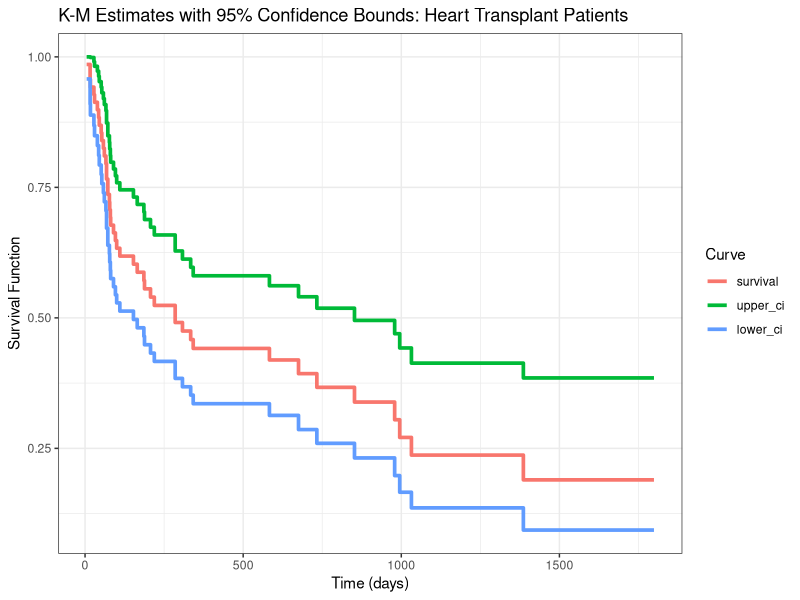

R code for this plot: (Note: this script raises an error after producing the figure.)
## ---- chunk 1
knitr::opts_chunk$set(echo = TRUE)
suppressPackageStartupMessages(library(ggplot2))
suppressPackageStartupMessages(library(reshape2))
suppressPackageStartupMessages(library(survival))
## ---- chunk 2
hdat <- read.csv('data/heart_transplant.csv',header=T,stringsAsFactors=F)
knitr::kable(hdat[c(1,2,8,12,16,32),],  caption="Preview: Heart Transplant Data",row.names=F)
## ---- chunk 3
km_fit <- survfit(Surv(time = Days, event = Status) ~ 1, data = hdat, 
                  type = 'kaplan-meier') #only one group of patients
km_dat <- data.frame(time=km_fit$time,
                     survival=km_fit$surv,
                     upper_ci = km_fit$upper, 
                     lower_ci = km_fit$lower) #model results
melted_km_dat <- melt(km_dat, id.vars = c('time')) #transform for viz
ggplot(aes(x=time,y=value, color = variable ,group = variable), data=melted_km_dat) +
  geom_step(size = 1.25) + theme_bw() + xlab('Time (days)') + 
  ylab('Survival Function') + 
  ggtitle('K-M Estimates with 95% Confidence Bounds: Heart Transplant Patients') + 
  labs(color='Curve')
## ---- chunk 4
rdat <- read.csv('data/education-and-mortality.csv',header=T,stringsAsFactors=F)
bw <- npregbw(formula=rdat$Mortality~rdat$Education, tol=.1, ftol=.1)
# Now take these bandwidths and fit the model and gradients
model <- npreg(bws = bw, gradients = TRUE)
summary(model)
npplot(bws=bw, plot.errors.method="bootstrap")
points(rdat$Education, rdat$Mortality, cex=.2, col="red")

plot(NA, xlim = c(min(rdat$Education), max(rdat$Education)), ylim = c(0, 1))
lines(locpoly(rdat$Education, rdat$Mortality, bandwidth=2, degree=1), col=3)
